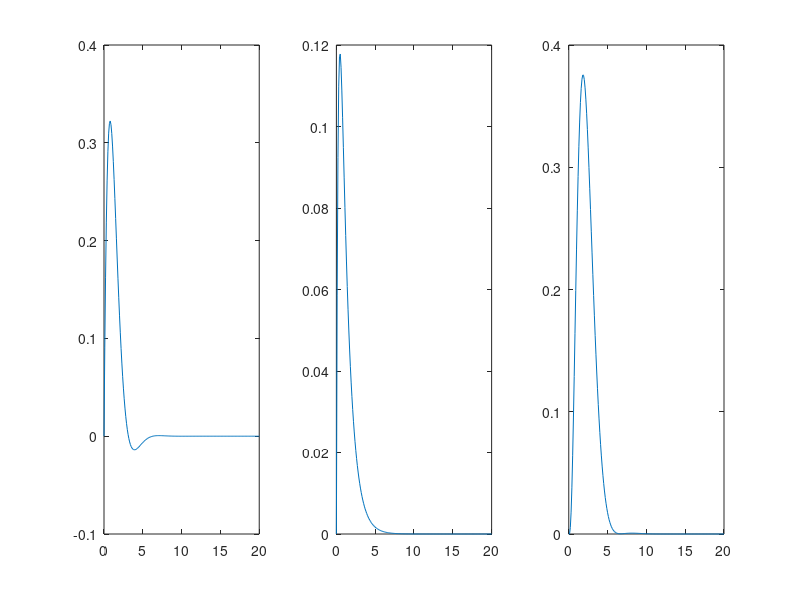

MATLAB code to generate this figure:
t=0:0.1:20;
u=ones(size(t));
x=exp(-t).*sin(t).*u;
h=0.25*(exp(-t)-exp(-4*t)).*u;
y=zeros(2*size(t));
X=[x,zeros(size(t))];
H=[h,zeros(size(t))];
for i=1:401
    for j=1:201
        if(i-j+1>0)
            y(i)=y(i)+X(j).*H(i-j+1);
        else
        end
    end
end
subplot(1,3,1);
plot(t,x);
subplot(1,3,2);
plot(t,h);
subplot(1,3,3);
plot(t,y(1:201));